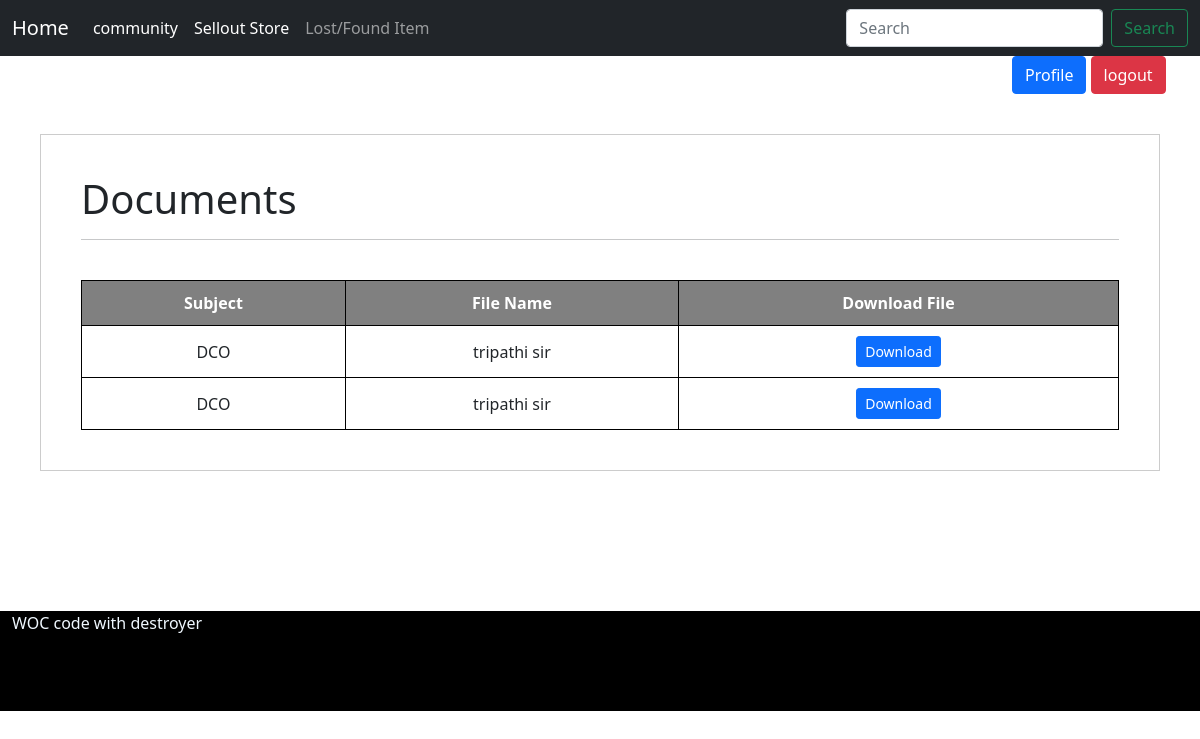
/notes/course/1/view/, run on the app's committed database.
### notes/models.py (models this page shows, shortened)
class Document(models.Model):
    course = (
        ('BTech', 'BTech'),
        ('MTech', 'MTech'),
        ('MCA', 'MCA'),
        ('MSc', 'MSc'),
        ('MBA', 'MBA'),
        ('Ph.D', 'Ph.D'),
    )
    course_name = models.CharField(max_length=50, null=False, choices=course)
    subject = models.CharField(max_length=100,null=False)
    title = models.CharField(max_length=100,null=False)
    file = models.FileField(upload_to='documents/',null=False)

### notes/views.py (the view)
# urls.py: url(r'^course/(?P<pk>\d+)/view/$', views.view_files, name='view_files'),
def view_files(request, pk):
    course = Course.objects.get(pk=pk)
    documents = Document.objects.filter(course_name=course.name)
    return render(request, 'view_files.html', {'documents': documents})

### notes/templates/view_files.html (shortened to what this page needs)
{% extends 'base.html' %}
{% block body %}
    <div style="padding:40px;margin:40px;border:1px solid #ccc">
    <h1>Documents</h1>
    <hr>
    <br>
    <table class="center">
      <thead>
        <tr>
          <th>Subject</th>
          <th>File Name</th>
          <th>Download File</th>
        </tr>
      </thead>
      <tbody>
        {% for document in documents %}
          <tr>
            <td>{{ document.subject }}</td>
            <td>{{ document.title }}</td>
            <td>
                <a href={{ document.file.url }} download class="btn btn-primary btn-sm">Download</a>
            </td>
          </tr>
        {% endfor %}
      </tbody>
    </table>
    </div>
{% endblock %}

### notes/templates/view_files.html (style rules this page uses)
table, th, td { border : 1px solid black; border-collapse: collapse; }
table.center { margin-left: fill; margin-right: fill; }
th, td { padding: 10px; text-align: center; }
table { width: 100%; }
th { color: white; background-color: gray; }

### data on the page
Document: subject "DCO", title "tripathi sir"
Document: subject "DCO", title "tripathi sir"
